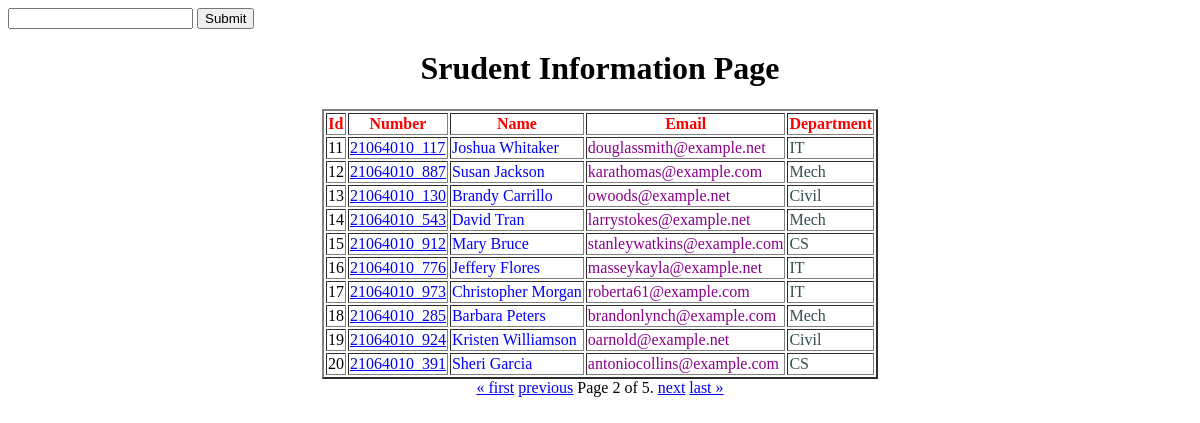
Screenshot of /?page=2 with the database file from the repository.
### app_marksheet/models.py (models this page shows, shortened)
class Student (models.Model):
    department = models.ForeignKey(Department, on_delete=models.CASCADE)
    student_id = models.OneToOneField(StudentId, on_delete=models.CASCADE)
    name = models.CharField(max_length=100)
    email = models.CharField(max_length=100)

class StudentId (models.Model):
    student_id = models.CharField(max_length=100)
    def __str__(self):
        return self.student_id

class Department(models.Model):
    dept_name = models.CharField(max_length=100)
    def __str__(self):
        return self.dept_name

### app_marksheet/views.py (the view)
# urls.py: path("",views.index, name="index"),
def index (request):
    queryset = Student.objects.all()
    if request.GET.get("search"):
        search_data = request.GET.get("search")
        queryset = Student.objects.filter(name__icontains=search_data)
    paginator = Paginator(queryset, 10)  # Show 25 contacts per page.
    page_number = request.GET.get("page", 1)
    page_obj = paginator.get_page(page_number)
    return render (request, "index.html", {"qryset":page_obj})

### templates/index.html (shortened to what this page needs)
<!DOCTYPE html>
<html lang="en">
<head>
</head>
<body>
  <form>
    <input type="text" name="search" />
    <input type="submit" />
  </form>
    <h1 align="center">Srudent Information Page</h1>
    <table border="2" align="center">
        <tr>
            <th>Id</th>
            <th>Number</th>
            <th>Name</th>
            <th>Email</th>
            <th>Department</th>
        </tr>
        {%for std in qryset%}
        <tr>
            <td id="t1">{{std.id}}</td>
            <td id="t2"><a href="marks/{{std.student_id}}">{{std.student_id}}</a></td>
            <td id="t3">{{std.name}}</td>
            <td id="t4">{{std.email}}</td>
            <td id="t5">{{std.department}}</td>
        </tr>
        {% endfor %}
    </table>
    <div class="pagination" align="center">
        <span class="step-links">
            {% if qryset.has_previous %}
                <a href="?page=1">&laquo; first</a>
                <a href="?page={{ qryset.previous_page_number }}">previous</a>
            {% endif %}
            <span class="current">
                Page {{ qryset.number }} of {{ qryset.paginator.num_pages }}.
            </span>
            {% if qryset.has_next %}
                <a href="?page={{ qryset.next_page_number }}">next</a>
                <a href="?page={{ qryset.paginator.num_pages }}">last &raquo;</a>
            {% endif %}
        </span>
    </div>
</body>
</html>

### templates/index.html (style rules this page uses)
th { color: red; }
body { font-family: cursive; }
#t1 { color: black; }
#t2 { color: green; }
#t3 { color: blue; }
#t4 { color: darkmagenta; }
#t5 { color: darkslategrey; }

### rows the page displays
Student: id "11", student_id "21064010_117", name "Joshua Whitaker", email "douglassmith@example.net", department "IT"
Student: id "12", student_id "21064010_887", name "Susan Jackson", email "karathomas@example.com", department "Mech"
Student: id "13", student_id "21064010_130", name "Brandy Carrillo", email "owoods@example.net", department "Civil"
Student: id "14", student_id "21064010_543", name "David Tran", email "larrystokes@example.net", department "Mech"
Student: id "15", student_id "21064010_912", name "Mary Bruce", email "stanleywatkins@example.com", department "CS"
Student: id "16", student_id "21064010_776", name "Jeffery Flores", email "masseykayla@example.net", department "IT"
Student: id "17", student_id "21064010_973", name "Christopher Morgan", email "roberta61@example.com", department "IT"
Student: id "18", student_id "21064010_285", name "Barbara Peters", email "brandonlynch@example.com", department "Mech"
Student: id "19", student_id "21064010_924", name "Kristen Williamson", email "oarnold@example.net", department "Civil"
Student: id "20", student_id "21064010_391", name "Sheri Garcia", email "antoniocollins@example.com", department "CS"

### other values shown
{{ qryset.number }} "2"
{{ qryset.paginator.num_pages }} "5"
